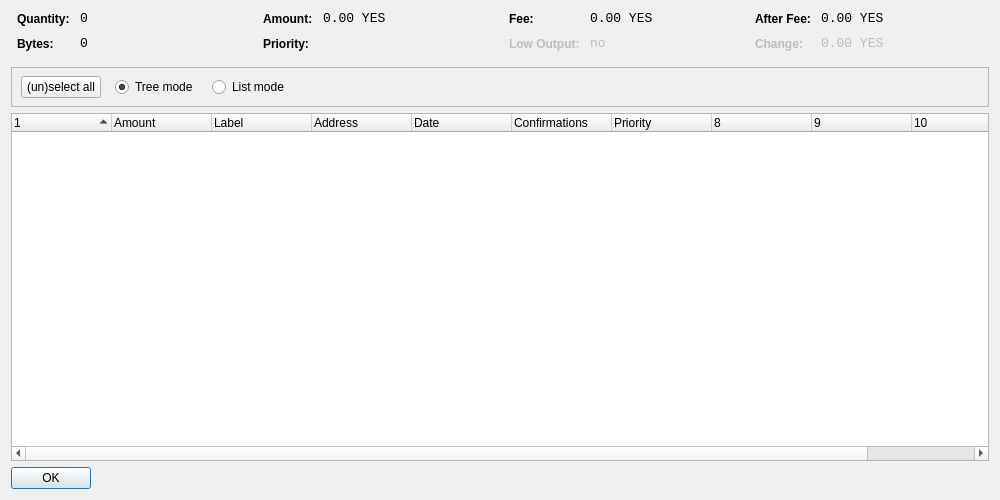
<?xml version="1.0" encoding="UTF-8"?>
<ui version="4.0">
 <class>CoinControlDialog</class>
 <widget class="QDialog" name="CoinControlDialog">
  <property name="geometry">
   <rect>
    <x>0</x>
    <y>0</y>
    <width>1000</width>
    <height>500</height>
   </rect>
  </property>
  <property name="windowTitle">
   <string>Coin Control</string>
  </property>
  <layout class="QVBoxLayout" name="verticalLayout">
   <item>
    <layout class="QHBoxLayout" name="horizontalLayoutTop" stretch="0,0,0,0">
     <property name="topMargin">
      <number>0</number>
     </property>
     <property name="bottomMargin">
      <number>10</number>
     </property>
     <item>
      <layout class="QFormLayout" name="formLayoutCoinControl1">
       <property name="horizontalSpacing">
        <number>10</number>
       </property>
       <property name="verticalSpacing">
        <number>10</number>
       </property>
       <property name="leftMargin">
        <number>6</number>
       </property>
       <property name="rightMargin">
        <number>6</number>
       </property>
       <item row="0" column="0">
        <widget class="QLabel" name="labelCoinControlQuantityText">
         <property name="styleSheet">
          <string notr="true">font-weight:bold;</string>
         </property>
         <property name="text">
          <string>Quantity:</string>
         </property>
        </widget>
       </item>
       <item row="0" column="1">
        <widget class="QLabel" name="labelCoinControlQuantity">
         <property name="font">
          <font>
           <family>Monospace</family>
           <pointsize>10</pointsize>
          </font>
         </property>
         <property name="cursor">
          <cursorShape>IBeamCursor</cursorShape>
         </property>
         <property name="contextMenuPolicy">
          <enum>Qt::ActionsContextMenu</enum>
         </property>
         <property name="text">
          <string notr="true">0</string>
         </property>
         <property name="textInteractionFlags">
          <set>Qt::LinksAccessibleByMouse|Qt::TextSelectableByKeyboard|Qt::TextSelectableByMouse</set>
         </property>
        </widget>
       </item>
       <item row="1" column="0">
        <widget class="QLabel" name="labelCoinControlBytesText">
         <property name="styleSheet">
          <string notr="true">font-weight:bold;</string>
         </property>
         <property name="text">
          <string>Bytes:</string>
         </property>
        </widget>
       </item>
       <item row="1" column="1">
        <widget class="QLabel" name="labelCoinControlBytes">
         <property name="font">
          <font>
           <family>Monospace</family>
           <pointsize>10</pointsize>
          </font>
         </property>
         <property name="cursor">
          <cursorShape>IBeamCursor</cursorShape>
         </property>
         <property name="contextMenuPolicy">
          <enum>Qt::ActionsContextMenu</enum>
         </property>
         <property name="text">
          <string notr="true">0</string>
         </property>
         <property name="textInteractionFlags">
          <set>Qt::LinksAccessibleByMouse|Qt::TextSelectableByKeyboard|Qt::TextSelectableByMouse</set>
         </property>
        </widget>
       </item>
      </layout>
     </item>
     <item>
      <layout class="QFormLayout" name="formLayoutCoinControl2">
       <property name="horizontalSpacing">
        <number>10</number>
       </property>
       <property name="verticalSpacing">
        <number>10</number>
       </property>
       <property name="leftMargin">
        <number>6</number>
       </property>
       <property name="rightMargin">
        <number>6</number>
       </property>
       <item row="0" column="0">
        <widget class="QLabel" name="labelCoinControlAmountText">
         <property name="styleSheet">
          <string notr="true">font-weight:bold;</string>
         </property>
         <property name="text">
          <string>Amount:</string>
         </property>
        </widget>
       </item>
       <item row="0" column="1">
        <widget class="QLabel" name="labelCoinControlAmount">
         <property name="font">
          <font>
           <family>Monospace</family>
           <pointsize>10</pointsize>
          </font>
         </property>
         <property name="cursor">
          <cursorShape>IBeamCursor</cursorShape>
         </property>
         <property name="contextMenuPolicy">
          <enum>Qt::ActionsContextMenu</enum>
         </property>
         <property name="text">
          <string notr="true">0.00 YES</string>
         </property>
         <property name="textInteractionFlags">
          <set>Qt::LinksAccessibleByMouse|Qt::TextSelectableByKeyboard|Qt::TextSelectableByMouse</set>
         </property>
        </widget>
       </item>
       <item row="1" column="0">
        <widget class="QLabel" name="labelCoinControlPriorityText">
         <property name="styleSheet">
          <string notr="true">font-weight:bold;</string>
         </property>
         <property name="text">
          <string>Priority:</string>
         </property>
        </widget>
       </item>
       <item row="1" column="1">
        <widget class="QLabel" name="labelCoinControlPriority">
         <property name="font">
          <font>
           <family>Monospace</family>
           <pointsize>10</pointsize>
          </font>
         </property>
         <property name="cursor">
          <cursorShape>IBeamCursor</cursorShape>
         </property>
         <property name="contextMenuPolicy">
          <enum>Qt::ActionsContextMenu</enum>
         </property>
         <property name="text">
          <string/>
         </property>
         <property name="textInteractionFlags">
          <set>Qt::LinksAccessibleByMouse|Qt::TextSelectableByKeyboard|Qt::TextSelectableByMouse</set>
         </property>
        </widget>
       </item>
      </layout>
     </item>
     <item>
      <layout class="QFormLayout" name="formLayoutCoinControl3">
       <property name="horizontalSpacing">
        <number>10</number>
       </property>
       <property name="verticalSpacing">
        <number>10</number>
       </property>
       <property name="leftMargin">
        <number>6</number>
       </property>
       <property name="rightMargin">
        <number>6</number>
       </property>
       <item row="0" column="0">
        <widget class="QLabel" name="labelCoinControlFeeText">
         <property name="styleSheet">
          <string notr="true">font-weight:bold;</string>
         </property>
         <property name="text">
          <string>Fee:</string>
         </property>
        </widget>
       </item>
       <item row="0" column="1">
        <widget class="QLabel" name="labelCoinControlFee">
         <property name="font">
          <font>
           <family>Monospace</family>
           <pointsize>10</pointsize>
          </font>
         </property>
         <property name="cursor">
          <cursorShape>IBeamCursor</cursorShape>
         </property>
         <property name="contextMenuPolicy">
          <enum>Qt::ActionsContextMenu</enum>
         </property>
         <property name="text">
          <string notr="true">0.00 YES</string>
         </property>
         <property name="textInteractionFlags">
          <set>Qt::LinksAccessibleByMouse|Qt::TextSelectableByKeyboard|Qt::TextSelectableByMouse</set>
         </property>
        </widget>
       </item>
       <item row="1" column="0">
        <widget class="QLabel" name="labelCoinControlLowOutputText">
         <property name="enabled">
          <bool>false</bool>
         </property>
         <property name="styleSheet">
          <string notr="true">font-weight:bold;</string>
         </property>
         <property name="text">
          <string>Low Output:</string>
         </property>
        </widget>
       </item>
       <item row="1" column="1">
        <widget class="QLabel" name="labelCoinControlLowOutput">
         <property name="enabled">
          <bool>false</bool>
         </property>
         <property name="font">
          <font>
           <family>Monospace</family>
           <pointsize>10</pointsize>
          </font>
         </property>
         <property name="cursor">
          <cursorShape>IBeamCursor</cursorShape>
         </property>
         <property name="contextMenuPolicy">
          <enum>Qt::ActionsContextMenu</enum>
         </property>
         <property name="text">
          <string notr="true">no</string>
         </property>
         <property name="textInteractionFlags">
          <set>Qt::LinksAccessibleByMouse|Qt::TextSelectableByKeyboard|Qt::TextSelectableByMouse</set>
         </property>
        </widget>
       </item>
      </layout>
     </item>
     <item>
      <layout class="QFormLayout" name="formLayoutCoinControl4">
       <property name="horizontalSpacing">
        <number>10</number>
       </property>
       <property name="verticalSpacing">
        <number>10</number>
       </property>
       <property name="leftMargin">
        <number>6</number>
       </property>
       <property name="rightMargin">
        <number>6</number>
       </property>
       <item row="0" column="0">
        <widget class="QLabel" name="labelCoinControlAfterFeeText">
         <property name="styleSheet">
          <string notr="true">font-weight:bold;</string>
         </property>
         <property name="text">
          <string>After Fee:</string>
         </property>
        </widget>
       </item>
       <item row="0" column="1">
        <widget class="QLabel" name="labelCoinControlAfterFee">
         <property name="font">
          <font>
           <family>Monospace</family>
           <pointsize>10</pointsize>
          </font>
         </property>
         <property name="cursor">
          <cursorShape>IBeamCursor</cursorShape>
         </property>
         <property name="contextMenuPolicy">
          <enum>Qt::ActionsContextMenu</enum>
         </property>
         <property name="text">
          <string notr="true">0.00 YES</string>
         </property>
         <property name="textInteractionFlags">
          <set>Qt::LinksAccessibleByMouse|Qt::TextSelectableByKeyboard|Qt::TextSelectableByMouse</set>
         </property>
        </widget>
       </item>
       <item row="1" column="0">
        <widget class="QLabel" name="labelCoinControlChangeText">
         <property name="enabled">
          <bool>false</bool>
         </property>
         <property name="styleSheet">
          <string notr="true">font-weight:bold;</string>
         </property>
         <property name="text">
          <string>Change:</string>
         </property>
        </widget>
       </item>
       <item row="1" column="1">
        <widget class="QLabel" name="labelCoinControlChange">
         <property name="enabled">
          <bool>false</bool>
         </property>
         <property name="font">
          <font>
           <family>Monospace</family>
           <pointsize>10</pointsize>
          </font>
         </property>
         <property name="cursor">
          <cursorShape>IBeamCursor</cursorShape>
         </property>
         <property name="contextMenuPolicy">
          <enum>Qt::ActionsContextMenu</enum>
         </property>
         <property name="text">
          <string notr="true">0.00 YES</string>
         </property>
         <property name="textInteractionFlags">
          <set>Qt::LinksAccessibleByMouse|Qt::TextSelectableByKeyboard|Qt::TextSelectableByMouse</set>
         </property>
        </widget>
       </item>
      </layout>
     </item>
    </layout>
   </item>
   <item>
    <widget class="QFrame" name="frame">
     <property name="minimumSize">
      <size>
       <width>0</width>
       <height>40</height>
      </size>
     </property>
     <property name="frameShape">
      <enum>QFrame::StyledPanel</enum>
     </property>
     <property name="frameShadow">
      <enum>QFrame::Sunken</enum>
     </property>
     <widget class="QWidget" name="horizontalLayoutWidget">
      <property name="geometry">
       <rect>
        <x>10</x>
        <y>0</y>
        <width>781</width>
        <height>41</height>
       </rect>
      </property>
      <layout class="QHBoxLayout" name="horizontalLayoutPanel" stretch="0,0,0,0,0">
       <property name="spacing">
        <number>14</number>
       </property>
       <item>
        <widget class="QPushButton" name="pushButtonSelectAll">
         <property name="sizePolicy">
          <sizepolicy hsizetype="Maximum" vsizetype="Fixed">
           <horstretch>0</horstretch>
           <verstretch>0</verstretch>
          </sizepolicy>
         </property>
         <property name="text">
          <string>(un)select all</string>
         </property>
        </widget>
       </item>
       <item>
        <widget class="QRadioButton" name="radioTreeMode">
         <property name="sizePolicy">
          <sizepolicy hsizetype="Maximum" vsizetype="Fixed">
           <horstretch>0</horstretch>
           <verstretch>0</verstretch>
          </sizepolicy>
         </property>
         <property name="text">
          <string>Tree mode</string>
         </property>
         <property name="checked">
          <bool>true</bool>
         </property>
        </widget>
       </item>
       <item>
        <widget class="QRadioButton" name="radioListMode">
         <property name="sizePolicy">
          <sizepolicy hsizetype="Maximum" vsizetype="Fixed">
           <horstretch>0</horstretch>
           <verstretch>0</verstretch>
          </sizepolicy>
         </property>
         <property name="text">
          <string>List mode</string>
         </property>
        </widget>
       </item>
       <item>
        <spacer name="horizontalSpacer">
         <property name="orientation">
          <enum>Qt::Horizontal</enum>
         </property>
         <property name="sizeHint" stdset="0">
          <size>
           <width>40</width>
           <height>20</height>
          </size>
         </property>
        </spacer>
       </item>
      </layout>
     </widget>
    </widget>
   </item>
   <item>
    <widget class="CoinControlTreeWidget" name="treeWidget">
     <property name="contextMenuPolicy">
      <enum>Qt::CustomContextMenu</enum>
     </property>
     <property name="sortingEnabled">
      <bool>false</bool>
     </property>
     <property name="columnCount">
      <number>11</number>
     </property>
     <attribute name="headerShowSortIndicator" stdset="0">
      <bool>true</bool>
     </attribute>
     <attribute name="headerStretchLastSection">
      <bool>false</bool>
     </attribute>
     <column>
      <property name="text">
       <string/>
      </property>
     </column>
     <column>
      <property name="text">
       <string>Amount</string>
      </property>
     </column>
     <column>
      <property name="text">
       <string>Label</string>
      </property>
     </column>
     <column>
      <property name="text">
       <string>Address</string>
      </property>
     </column>
     <column>
      <property name="text">
       <string>Date</string>
      </property>
     </column>
     <column>
      <property name="text">
       <string>Confirmations</string>
      </property>
      <property name="toolTip">
       <string>Confirmed</string>
      </property>
     </column>
     <column>
      <property name="text">
       <string>Priority</string>
      </property>
     </column>
     <column>
      <property name="text">
       <string/>
      </property>
     </column>
     <column>
      <property name="text">
       <string/>
      </property>
     </column>
     <column>
      <property name="text">
       <string/>
      </property>
     </column>
     <column>
      <property name="text">
       <string/>
      </property>
     </column>
    </widget>
   </item>
   <item>
    <widget class="QDialogButtonBox" name="buttonBox">
     <property name="sizePolicy">
      <sizepolicy hsizetype="Maximum" vsizetype="Fixed">
       <horstretch>0</horstretch>
       <verstretch>0</verstretch>
      </sizepolicy>
     </property>
     <property name="orientation">
      <enum>Qt::Horizontal</enum>
     </property>
     <property name="standardButtons">
      <set>QDialogButtonBox::Ok</set>
     </property>
    </widget>
   </item>
  </layout>
 </widget>
 <customwidgets>
  <customwidget>
   <class>CoinControlTreeWidget</class>
   <extends>QTreeWidget</extends>
   <header>coincontroltreewidget.h</header>
  </customwidget>
 </customwidgets>
 <resources/>
 <connections/>
</ui>
